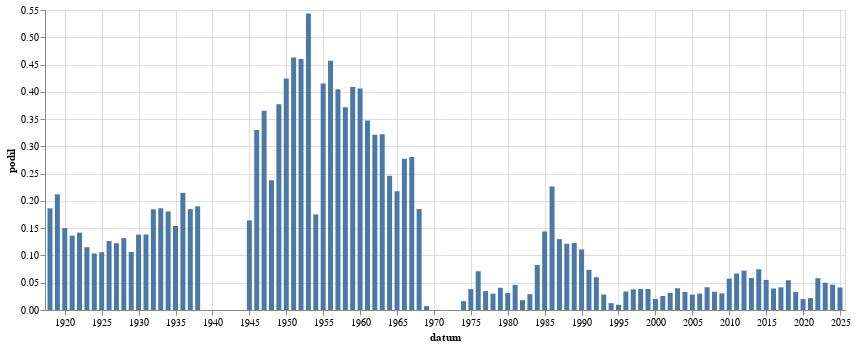

This figure's notebook cell:
### Code cell
alt.Chart(
    zavorka("potlesk").to_pandas(),
    width = 800
).mark_bar(
).encode(
    alt.X('datum:T'),
    alt.Y('podil:Q')
)

### Figure 1 — Vega-Lite specification as saved in the notebook (floating-point values rounded to 4 significant figures)
{"config": {"view": {"continuousWidth": 300, "continuousHeight": 300}}, "data": {"name": "data-bd70f7b0733916734513f1db9d28c7a4"}, "mark": {"type": "bar"}, "encoding": {"x": {"field": "datum", "type": "temporal"}, "y": {"field": "podil", "type": "quantitative"}}, "width": 800, "$schema": "https://vega.github.io/schema/vega-lite/v5.8.0.json", "datasets": {"data-bd70f7b0733916734513f1db9d28c7a4": [{"datum": "1918-01-01T00:00:00", "text": 120, "text_right": 644, "podil": 0.1863, "co": "potlesk"}, {"datum": "1919-01-01T00:00:00", "text": 837, "text_right": 3946, "podil": 0.2121, "co": "potlesk"}, {"datum": "1920-01-01T00:00:00", "text": 849, "text_right": 5656, "podil": 0.1501, "co": "potlesk"}, {"datum": "1921-01-01T00:00:00", "text": 1062, "text_right": 7785, "podil": 0.1364, "co": "potlesk"}, {"datum": "1922-01-01T00:00:00", "text": 1075, "text_right": 7580, "podil": 0.1418, "co": "potlesk"}, {"datum": "1923-01-01T00:00:00", "text": 602, "text_right": 5228, "podil": 0.1151, "co": "potlesk"}, {"datum": "1924-01-01T00:00:00", "text": 581, "text_right": 5606, "podil": 0.1036, "co": "potlesk"}, {"datum": "1925-01-01T00:00:00", "text": 481, "text_right": 4541, "podil": 0.1059, "co": "potlesk"}, {"datum": "1926-01-01T00:00:00", "text": 898, "text_right": 7099, "podil": 0.1265, "co": "potlesk"}, {"datum": "1927-01-01T00:00:00", "text": 754, "text_right": 6160, "podil": 0.1224, "co": "potlesk"}, {"datum": "1928-01-01T00:00:00", "text": 783, "text_right": 5941, "podil": 0.1318, "co": "potlesk"}, {"datum": "1929-01-01T00:00:00", "text": 392, "text_right": 3684, "podil": 0.1064, "co": "potlesk"}, {"datum": "1930-01-01T00:00:00", "text": 1028, "text_right": 7437, "podil": 0.1382, "co": "potlesk"}, {"datum": "1931-01-01T00:00:00", "text": 831, "text_right": 6002, "podil": 0.1385, "co": "potlesk"}, {"datum": "1932-01-01T00:00:00", "text": 662, "text_right": 3586, "podil": 0.1846, "co": "potlesk"}, {"datum": "1933-01-01T00:00:00", "text": 757, "text_right": 4059, "podil": 0.1865, "co": "potlesk"}, {"datum": "1934-01-01T00:00:00", "text": 586, "text_right": 3242, "podil": 0.1808, "co": "potlesk"}, {"datum": "1935-01-01T00:00:00", "text": 497, "text_right": 3221, "podil": 0.1543, "co": "potlesk"}, {"datum": "1936-01-01T00:00:00", "text": 722, "text_right": 3361, "podil": 0.2148, "co": "potlesk"}, {"datum": "1937-01-01T00:00:00", "text": 571, "text_right": 3087, "podil": 0.185, "co": "potlesk"}, {"datum": "1938-01-01T00:00:00", "text": 300, "text_right": 1578, "podil": 0.1901, "co": "potlesk"}, {"datum": "1945-01-01T00:00:00", "text": 117, "text_right": 712, "podil": 0.1643, "co": "potlesk"}, {"datum": "1946-01-01T00:00:00", "text": 925, "text_right": 2802, "podil": 0.3301, "co": "potlesk"}, {"datum": "1947-01-01T00:00:00", "text": 906, "text_right": 2481, "podil": 0.3652, "co": "potlesk"}, {"datum": "1948-01-01T00:00:00", "text": 596, "text_right": 2504, "podil": 0.238, "co": "potlesk"}, {"datum": "1949-01-01T00:00:00", "text": 310, "text_right": 822, "podil": 0.3771, "co": "potlesk"}, {"datum": "1950-01-01T00:00:00", "text": 185, "text_right": 436, "podil": 0.4243, "co": "potlesk"}, {"datum": "1951-01-01T00:00:00", "text": 169, "text_right": 365, "podil": 0.463, "co": "potlesk"}, {"datum": "1952-01-01T00:00:00", "text": 178, "text_right": 387, "podil": 0.4599, "co": "potlesk"}, {"datum": "1953-01-01T00:00:00", "text": 156, "text_right": 287, "podil": 0.5436, "co": "potlesk"}, {"datum": "1954-01-01T00:00:00", "text": 108, "text_right": 616, "podil": 0.1753, "co": "potlesk"}, {"datum": "1955-01-01T00:00:00", "text": 86, "text_right": 207, "podil": 0.4155, "co": "potlesk"}, {"datum": "1956-01-01T00:00:00", "text": 149, "text_right": 326, "podil": 0.4571, "co": "potlesk"}, {"datum": "1957-01-01T00:00:00", "text": 136, "text_right": 336, "podil": 0.4048, "co": "potlesk"}, {"datum": "1958-01-01T00:00:00", "text": 120, "text_right": 323, "podil": 0.3715, "co": "potlesk"}, {"datum": "1959-01-01T00:00:00", "text": 123, "text_right": 301, "podil": 0.4086, "co": "potlesk"}, {"datum": "1960-01-01T00:00:00", "text": 162, "text_right": 399, "podil": 0.406, "co": "potlesk"}, {"datum": "1961-01-01T00:00:00", "text": 140, "text_right": 403, "podil": 0.3474, "co": "potlesk"}, {"datum": "1962-01-01T00:00:00", "text": 71, "text_right": 221, "podil": 0.3213, "co": "potlesk"}, {"datum": "1963-01-01T00:00:00", "text": 98, "text_right": 304, "podil": 0.3224, "co": "potlesk"}, {"datum": "1964-01-01T00:00:00", "text": 187, "text_right": 760, "podil": 0.2461, "co": "potlesk"}, {"datum": "1965-01-01T00:00:00", "text": 103, "text_right": 473, "podil": 0.2178, "co": "potlesk"}, {"datum": "1966-01-01T00:00:00", "text": 145, "text_right": 523, "podil": 0.2772, "co": "potlesk"}, {"datum": "1967-01-01T00:00:00", "text": 147, "text_right": 524, "podil": 0.2805, "co": "potlesk"}, {"datum": "1968-01-01T00:00:00", "text": 370, "text_right": 1999, "podil": 0.1851, "co": "potlesk"}, {"datum": "1969-01-01T00:00:00", "text": 10, "text_right": 1413, "podil": 0.007077, "co": "potlesk"}, {"datum": "1974-01-01T00:00:00", "text": 13, "text_right": 803, "podil": 0.01619, "co": "potlesk"}, {"datum": "1975-01-01T00:00:00", "text": 35, "text_right": 915, "podil": 0.03825, "co": "potlesk"}, {"datum": "1976-01-01T00:00:00", "text": 47, "text_right": 662, "podil": 0.071, "co": "potlesk"}, {"datum": "1977-01-01T00:00:00", "text": 27, "text_right": 779, "podil": 0.03466, "co": "potlesk"}, {"datum": "1978-01-01T00:00:00", "text": 25, "text_right": 831, "podil": 0.03008, "co": "potlesk"}, {"datum": "1979-01-01T00:00:00", "text": 27, "text_right": 663, "podil": 0.04072, "co": "potlesk"}, {"datum": "1980-01-01T00:00:00", "text": 23, "text_right": 740, "podil": 0.03108, "co": "potlesk"}, {"datum": "1981-01-01T00:00:00", "text": 24, "text_right": 521, "podil": 0.04607, "co": "potlesk"}, {"datum": "1982-01-01T00:00:00", "text": 14, "text_right": 772, "podil": 0.01813, "co": "potlesk"}, {"datum": "1983-01-01T00:00:00", "text": 25, "text_right": 863, "podil": 0.02897, "co": "potlesk"}, {"datum": "1984-01-01T00:00:00", "text": 58, "text_right": 703, "podil": 0.0825, "co": "potlesk"}, {"datum": "1985-01-01T00:00:00", "text": 94, "text_right": 653, "podil": 0.144, "co": "potlesk"}, {"datum": "1986-01-01T00:00:00", "text": 111, "text_right": 490, "podil": 0.2265, "co": "potlesk"}, {"datum": "1987-01-01T00:00:00", "text": 87, "text_right": 670, "podil": 0.1299, "co": "potlesk"}, {"datum": "1988-01-01T00:00:00", "text": 111, "text_right": 914, "podil": 0.1214, "co": "potlesk"}, {"datum": "1989-01-01T00:00:00", "text": 224, "text_right": 1825, "podil": 0.1227, "co": "potlesk"}, {"datum": "1990-01-01T00:00:00", "text": 1749, "text_right": 15752, "podil": 0.111, "co": "potlesk"}, {"datum": "1991-01-01T00:00:00", "text": 2283, "text_right": 31045, "podil": 0.07354, "co": "potlesk"}, {"datum": "1992-01-01T00:00:00", "text": 1496, "text_right": 24879, "podil": 0.06013, "co": "potlesk"}, {"datum": "1993-01-01T00:00:00", "text": 246, "text_right": 8681, "podil": 0.02834, "co": "potlesk"}, {"datum": "1994-01-01T00:00:00", "text": 91, "text_right": 7203, "podil": 0.01263, "co": "potlesk"}, {"datum": "1995-01-01T00:00:00", "text": 83, "text_right": 8693, "podil": 0.009548, "co": "potlesk"}, {"datum": "1996-01-01T00:00:00", "text": 310, "text_right": 9139, "podil": 0.03392, "co": "potlesk"}, {"datum": "1997-01-01T00:00:00", "text": 603, "text_right": 15895, "podil": 0.03794, "co": "potlesk"}, {"datum": "1998-01-01T00:00:00", "text": 439, "text_right": 11413, "podil": 0.03846, "co": "potlesk"}, {"datum": "1999-01-01T00:00:00", "text": 753, "text_right": 19544, "podil": 0.03853, "co": "potlesk"}, {"datum": "2000-01-01T00:00:00", "text": 459, "text_right": 22514, "podil": 0.02039, "co": "potlesk"}, {"datum": "2001-01-01T00:00:00", "text": 495, "text_right": 19300, "podil": 0.02565, "co": "potlesk"}, {"datum": "2002-01-01T00:00:00", "text": 485, "text_right": 15504, "podil": 0.03128, "co": "potlesk"}, {"datum": "2003-01-01T00:00:00", "text": 833, "text_right": 20928, "podil": 0.0398, "co": "potlesk"}, {"datum": "2004-01-01T00:00:00", "text": 647, "text_right": 19522, "podil": 0.03314, "co": "potlesk"}, {"datum": "2005-01-01T00:00:00", "text": 713, "text_right": 25379, "podil": 0.02809, "co": "potlesk"}, {"datum": "2006-01-01T00:00:00", "text": 551, "text_right": 18354, "podil": 0.03002, "co": "potlesk"}, {"datum": "2007-01-01T00:00:00", "text": 679, "text_right": 16287, "podil": 0.04169, "co": "potlesk"}, {"datum": "2008-01-01T00:00:00", "text": 596, "text_right": 17835, "podil": 0.03342, "co": "potlesk"}, {"datum": "2009-01-01T00:00:00", "text": 613, "text_right": 20031, "podil": 0.0306, "co": "potlesk"}, {"datum": "2010-01-01T00:00:00", "text": 740, "text_right": 12869, "podil": 0.0575, "co": "potlesk"}, {"datum": "2011-01-01T00:00:00", "text": 1188, "text_right": 17781, "podil": 0.06681, "co": "potlesk"}, {"datum": "2012-01-01T00:00:00", "text": 1063, "text_right": 14732, "podil": 0.07216, "co": "potlesk"}, {"datum": "2013-01-01T00:00:00", "text": 581, "text_right": 9881, "podil": 0.0588, "co": "potlesk"}, {"datum": "2014-01-01T00:00:00", "text": 1552, "text_right": 20781, "podil": 0.07468, "co": "potlesk"}, {"datum": "2015-01-01T00:00:00", "text": 1170, "text_right": 21226, "podil": 0.05512, "co": "potlesk"}, {"datum": "2016-01-01T00:00:00", "text": 877, "text_right": 22255, "podil": 0.03941, "co": "potlesk"}, {"datum": "2017-01-01T00:00:00", "text": 740, "text_right": 17808, "podil": 0.04155, "co": "potlesk"}, {"datum": "2018-01-01T00:00:00", "text": 1123, "text_right": 20582, "podil": 0.05456, "co": "potlesk"}, {"datum": "2019-01-01T00:00:00", "text": 812, "text_right": 24751, "podil": 0.03281, "co": "potlesk"}, {"datum": "2020-01-01T00:00:00", "text": 473, "text_right": 23572, "podil": 0.02007, "co": "potlesk"}, {"datum": "2021-01-01T00:00:00", "text": 441, "text_right": 20176, "podil": 0.02186, "co": "potlesk"}, {"datum": "2022-01-01T00:00:00", "text": 1212, "text_right": 20822, "podil": 0.05821, "co": "potlesk"}, {"datum": "2023-01-01T00:00:00", "text": 1249, "text_right": 24959, "podil": 0.05004, "co": "potlesk"}, {"datum": "2024-01-01T00:00:00", "text": 1122, "text_right": 24168, "podil": 0.04643, "co": "potlesk"}, {"datum": "2025-01-01T00:00:00", "text": 433, "text_right": 10482, "podil": 0.04131, "co": "potlesk"}]}}
